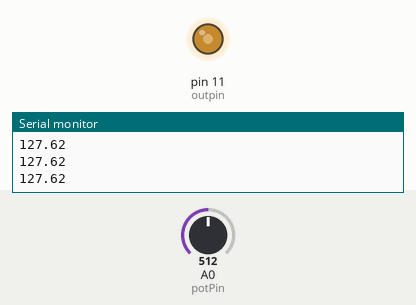
Bench run of a sketch on a simulated Arduino Uno, built with avr-gcc and run on an emulated ATmega328P. Shown: output pins drawn as LEDs (lit = HIGH), the last lines printed to the serial monitor. Inputs (shaded band) come from the test bench; at power-on: A0 (potPin) = 512.

Above: at 1.2 s.
1.3 s: A0 (potPin) set to 716
At 2.5 s:
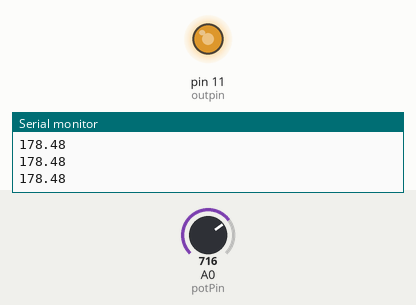
2.8 s: A0 (potPin) set to 900
At 3.8 s:
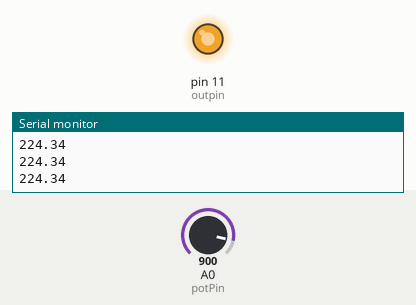
4.3 s: A0 (potPin) set to 122
At 4.8 s:
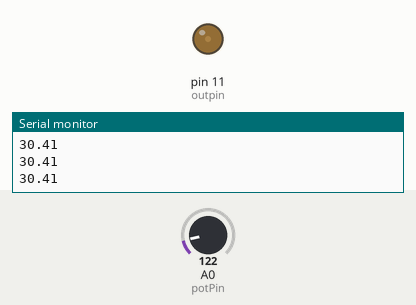
5.8 s: A0 (potPin) set to 0
At 7.0 s:
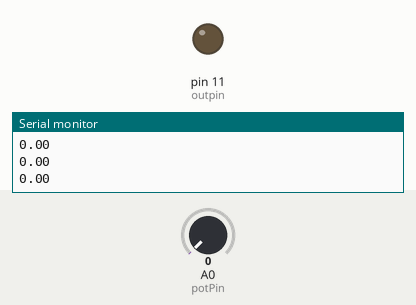
7.3 s: A0 (potPin) set to 511
At 8.5 s:
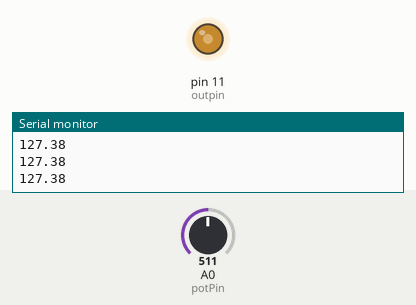
Timing chart, 0 to 9.8 s (numbered marks = the images above; inputs shaded):
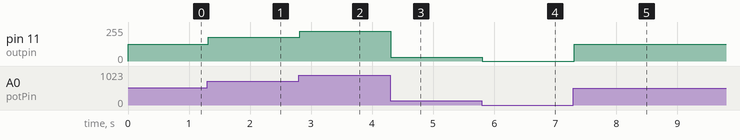

The sketch:

Lesson40.ino
```cpp
//area
//perimeter
//diagonal (a^2 + b^2 = c^2)

struct Shape{
  int num;
  String shape;
};

int shapeCt = 4;
Shape shs[4];
int br = 9600;

int outpin = 11;
int potPin = A0;

// Potentionmeter to adjust brightness of LED

void HWSetup(){
    pinMode(outpin, OUTPUT);
    pinMode(potPin, INPUT);
}
void setup() {
  Serial.begin(br);
  // inClassSetup();
  HWSetup();
}

float readPot(){
  float value = analogRead(potPin);
  return value;
}

float calculateBrightness(float potVal){
  float upperLimitVoltage = 5.0;
  float upperLimitArdType = 1023.0;
  float volts = (upperLimitVoltage/upperLimitArdType)*potVal;
  return volts*51.0;
}

void setLight(float val){
  analogWrite(outpin, val);
}

void HWLoop(){
  float potVal = readPot();
  float ledVal = calculateBrightness(potVal);
  Serial.println(ledVal);
  setLight(ledVal);
}
void loop() {
  HWLoop();
  // inClassLoop();
}

void inClassSetup(){
  shs[0] = {1, "Rectangle"};
  shs[1] = {2, "Square"};
  shs[2] = {3, "Triangle"};
  shs[3] = {4, "Circle"};
}
void inClassLoop(){
  Serial.println("What shape would you like to calculate?");
  for(int i = 0; i < shapeCt; i++){
    Serial.println(String(shs[i].num) + ": " + shs[i].shape);
  }
  // for
  while(Serial.available() == 0){

  }
  int selection = Serial.parseInt();
  if(selection > shapeCt || selection < 1){
    Serial.println("INVALID SELECTION");
    return;
  }
  polygon(shs[selection-1]);
}
void polygon(Shape shp){
  Serial.println(shp.shape +" Selected");
  switch(shp.num){
    case 1:
      rectangle();
      break;
    case 2:
      square();
      break;
    case 3:
      triangle();
      break;
    case 4:
      circle();
      break;
  }
}

float findArea(float l, float w){
  return l*w;
}

void findPerimeter(float l, float w, float &p){
  p = 2*l+2*w;
}
void rectangle(){
  Serial.println("What is the length?");
  while(Serial.available() == 0){}
  float l = Serial.parseFloat();

  Serial.println("What is the width?");
  while(Serial.available() == 0){}
  float w = Serial.parseFloat();

  float area = findArea(l, w);
  float perimeter = 0;
  findPerimeter(l, w, perimeter);

  float res = pow(l,2) + pow(w,2);
  float diagonal = sqrt(res);
  Serial.println("Your shape's area is: " + String(area));
  Serial.println("Your shape's perimeter is: " + String(perimeter));
  Serial.println("Your shape's diagonal is: " + String(diagonal));
}
void square(){
  Serial.println("What is the side length?");
  while(Serial.available() == 0){}
  float s = Serial.parseFloat();

  float area = findArea(s, s);
  float perimeter = 0;
  findPerimeter(s, s, perimeter);
  float res = pow(s,2) + pow(s,2);
  float diagonal = sqrt(res);
  Serial.println("Your shape's area is: " + String(area));
  Serial.println("Your shape's perimeter is: " + String(perimeter));
  Serial.println("Your shape's diagonal is: " + String(diagonal));
}
void triangle(){
  Serial.println("NOT IMPLEMENTED");
}
void circle(){
  Serial.println("NOT IMPLEMENTED");
}
 
```

Measured:
- after the input at 1.3 s, pin 11 (outpin): 127/255 → 178/255 at once
- after the input at 2.8 s, pin 11 (outpin): 178/255 → 224/255 at once
- after the input at 4.3 s, pin 11 (outpin): 224/255 → 30/255 at once
- after the input at 5.8 s, pin 11 (outpin): 30/255 → 0/255 at once
- after the input at 7.3 s, pin 11 (outpin): 0/255 → 127/255 at once
